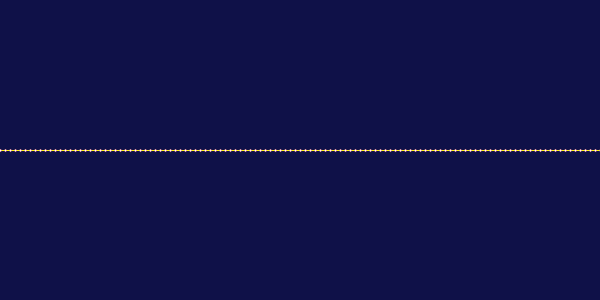
Frame 1 (no input)
Frame 60 (the mouse pressed at the canvas centre just before this capture): identical to frame 1, image omitted
Frame 120 (the mouse held since frame 60 and released just before this capture): identical to frame 1, image omitted

The Processing sketch that drew this single still picture (run headless with seeded random() and noise(); from frame 60 on, the mouse is pressed at the canvas centre):

// Processing sketch: lin_transz_hullam_elektromagneses
// ── lin_transz_hullam_elektromagneses.pde
int n = 601;
float speed = 0.9,
      m=10;
  int step=5;
float[]
  Ex = new float[n], 
  Ey = new float[n], 
  Hx = new float[n],
  Hy = new float[n], 
  Ex2 = new float[n], 
  Ey2 = new float[n], 
  Hx2 = new float[n],
  Hy2 = new float[n], 
  ior=new float[n] ;
float beta = 0.01;

void setup() {
  size(600,300);
  noFill();
  clear();
  for (int i=0;i<n;++i) {
    ior[i] = 1;
  }
}

void mouseClicked() {
  if (mouseButton == RIGHT) {
    clear();
  }
}

void clear() {
  for (int i=0;i<n;++i) {
   Ex[i] = 0; Ey[i] = 0;
   Hy[i] = 0; Hx[i] = 0;
  }
}

int sourceX, sourceY;

void mousePressed() {
  //sourceX = mouseX < 50 ? 0 : mouseX > width-50 ? n-1 : mouseX;
  sourceX = mouseX;
  sourceY = mouseY;
}

boolean paused;
void keyPressed() {
  if (key == ' ') {
    paused = !paused;
  }
}


void draw() {
  /*for (int i=1;i<n-1;++i) {
    vx[i] = vx[i] + D*(x[i-1]+x[i+1]-2*x[i]) ;
    vy[i] = vy[i] + D*(y[i-1]+y[i+1]-2*y[i]) ;
  }*/
  //scale(10,1); step=1;
  if (!paused) {
    for (int i=1;i<n-1;++i) {
      Ex[i] = Ex[i] + speed*(Hy[i+1]-Hy[i-1])/2/ior[i]/ior[i];
      Ey[i] = Ey[i] - speed*(Hx[i+1]-Hx[i-1])/2/ior[i]/ior[i];
      Hx[i] = Hx[i] - speed*(Ey[i+1]-Ey[i-1])/2;
      Hy[i] = Hy[i] + speed*(Ex[i+1]-Ex[i-1])/2;
    }/*
    float[] t;
    t = Ex; Ex = Ex2; Ex2 = t;
    t = Ey; Ey = Ey2; Ey2 = t;
    t = Hx; Hx = Hx2; Hx2 = t;
    t = Hy; Hy = Hy2; Hy2 = t;*/
    Ex[0] = Ex[1];
    Ey[0] = Ey[1];
    Hx[0] = Hx[1];
    Hy[0] = Hy[1];
    Ex[n-1] = Ex[n-2];
    Ey[n-1] = Ey[n-2];
    Hx[n-1] = Hx[n-2];
    Hy[n-1] = Hy[n-2];
  }
  
  float newEx=0, newEy=0, newHx=0, newHy=0;
  
  if (mousePressed) {
    if (mouseButton == LEFT) {
      int i;
      if (sourceX <width/2) {
        newEx = (mouseX-sourceX);
        newEy = mouseY-height/2;
        newHx = (mouseY-height/2);
        newHy = -(mouseX-sourceX);
        i = 0;
      } else {
        newEx = (mouseX-sourceX);
        newEy = mouseY-height/2;
        newHx = -(mouseY-height/2);
        newHy = (mouseX-sourceX);
        i = n-1;
      }
      Ex[i] = newEx;
      Ey[i] = newEy;
      Hx[i] = newHx;
      Hy[i] = newHy;
      
    } if (mouseButton == CENTER) {
      int a = mouseX < pmouseX ? mouseX : pmouseX;
      int b = mouseX < pmouseX ? pmouseX : mouseX;
      a = a < 0 ? 0 : a;
      b = b > n-1 ? n-1 : b;
      for (int i = a; i<=b; ++i) {
        ior[i] = 2-2.0*sourceY/height;
      }
    } else if (mouseButton == RIGHT) {
      /*int a=mouseX, b=pmouseX;
      if (a>b) { int t = a; a=b; b=t; }
      a = min(n-1,a); b=max(0,b);
      for (int i=a; i<=b; ++i) {
        x[i] = 0;
        y[i] = mouseY-height/2;
        vx[i] = 0;
        vy[i] = 0;
      }*/
    }
  } else {
  }
 
  
  background(#0F1148);
  
  // ior
  noFill();
  strokeWeight(1);
  stroke(#ffff00); 
  beginShape();
  for (int i=0;i<n;++i) {
    vertex(i*width/ n, (2-ior[i])/2*height);
  }
  endShape();
  
  // hullám
  strokeWeight(2);
  for(int i=0; i<n; i+=step) {
    if (Ex[i] < Hx[i]) { E(i); H(i); } else { H(i); E(i); }
    
    stroke(255,255,255);
    line(i,height/2,i+0.2*Hx[i],height/2+Hy[i]);
  }
  
  //indikátor
  if (mousePressed && mouseButton == LEFT) {
    
    // shadows
    strokeWeight(6);
    int shade = 80, delta = 5;
    //E
    stroke(#000000,shade);
    line(sourceX+delta, height/2+delta, sourceX+newEx+delta, height/2+newEy);
    //H
    stroke(#000000,shade);
    line(sourceX+delta, height/2+delta, sourceX+newHx+delta, height/2+newHy+delta);
    // center
    noStroke();
    fill(0,shade);
    ellipse(sourceX+delta,height/2+delta,21,21);
    
    //E
    stroke(#aa0000);
    line(sourceX, height/2, sourceX+newEx, height/2+newEy);
    //H
    stroke(#aaaaaa);
    line(sourceX, height/2, sourceX+newHx, height/2+newHy);
    
    //center
    strokeWeight(2);
    stroke(89);
    fill(128);
    ellipse(sourceX,height/2,20,20);
    
    
  }
  
}

void E(int i) {
  stroke(255,0,0);
  line(i,height/2,i+0.2*Ex[i],height/2+Ey[i]);
}

void H(int i) {
  stroke(255,255,255);
  line(i,height/2,i+0.2*Hx[i],height/2+Hy[i]);
}
